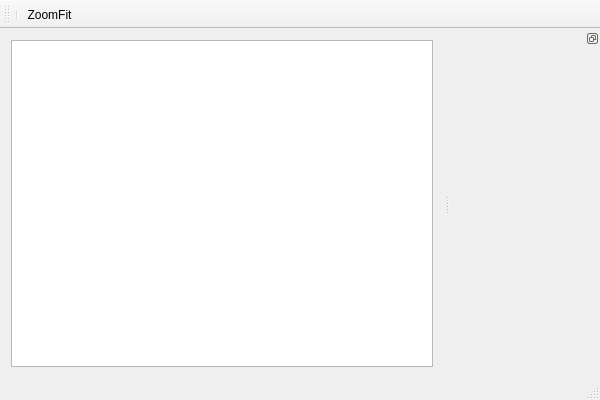
<?xml version="1.0" encoding="UTF-8"?>
<ui version="4.0">
 <class>MainWindow</class>
 <widget class="QMainWindow" name="MainWindow">
  <property name="geometry">
   <rect>
    <x>0</x>
    <y>0</y>
    <width>600</width>
    <height>400</height>
   </rect>
  </property>
  <property name="windowTitle">
   <string>CogipGUI</string>
  </property>
  <widget class="QWidget" name="centralWidget">
   <layout class="QHBoxLayout" name="horizontalLayout">
    <item>
     <widget class="MapGraphicsView" name="graphicsView"/>
    </item>
   </layout>
  </widget>
  <widget class="QMenuBar" name="menuBar">
   <property name="geometry">
    <rect>
     <x>0</x>
     <y>0</y>
     <width>600</width>
     <height>24</height>
    </rect>
   </property>
  </widget>
  <widget class="QToolBar" name="mainToolBar">
   <attribute name="toolBarArea">
    <enum>TopToolBarArea</enum>
   </attribute>
   <attribute name="toolBarBreak">
    <bool>false</bool>
   </attribute>
   <addaction name="separator"/>
   <addaction name="actionZoomFit"/>
  </widget>
  <widget class="QStatusBar" name="statusBar"/>
  <widget class="QDockWidget" name="dockWidget">
   <property name="features">
    <set>QDockWidget::DockWidgetFloatable|QDockWidget::DockWidgetMovable</set>
   </property>
   <property name="allowedAreas">
    <set>Qt::LeftDockWidgetArea|Qt::RightDockWidgetArea</set>
   </property>
   <attribute name="dockWidgetArea">
    <number>2</number>
   </attribute>
   <widget class="QWidget" name="dockWidgetContents">
    <layout class="QVBoxLayout" name="verticalLayout_2">
     <item>
      <layout class="QVBoxLayout" name="verticalLayoutDocked"/>
     </item>
     <item>
      <spacer name="verticalSpacer">
       <property name="orientation">
        <enum>Qt::Vertical</enum>
       </property>
       <property name="sizeHint" stdset="0">
        <size>
         <width>128</width>
         <height>110</height>
        </size>
       </property>
      </spacer>
     </item>
    </layout>
   </widget>
  </widget>
  <action name="actionZoomFit">
   <property name="text">
    <string>ZoomFit</string>
   </property>
  </action>
 </widget>
 <layoutdefault spacing="6" margin="11"/>
 <customwidgets>
  <customwidget>
   <class>MapGraphicsView</class>
   <extends>QGraphicsView</extends>
   <header>mapgraphicsview.h</header>
  </customwidget>
 </customwidgets>
 <tabstops>
  <tabstop>graphicsView</tabstop>
 </tabstops>
 <resources/>
 <connections/>
</ui>
